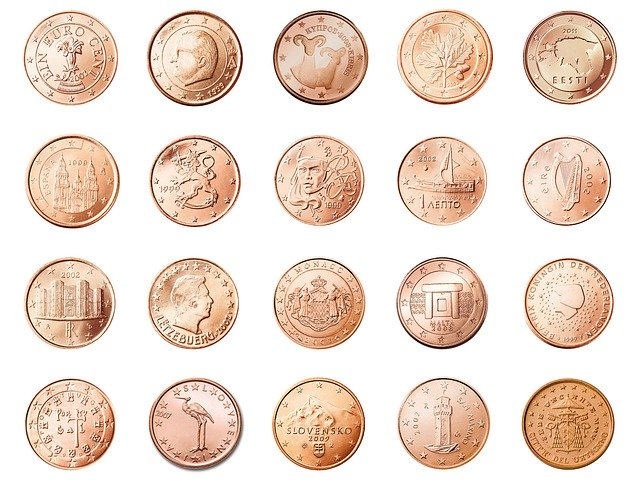
#> input picture Processamento de imagens/figures/moedas.jpg, 640 x 494 px
$ python Exercicio1.py
#> lines starting #> are read from the running program, lines starting #| are printed output that depends on the picture; after the words box and inside, x2 and y2 are one past the last pixel; in counts of white or black regions, pixels touching at a corner belong together
### importação da biblioteca opencv, matplotlib, numpy
import cv2
import matplotlib.pyplot as plt
import numpy as np

image = cv2.imread('../figures/moedas.jpg')
#> image is the input picture: shape (494, 640, 3); mean B, G, R 209.3, 221.5, 238.8
image = cv2.cvtColor(image, cv2.COLOR_BGR2RGB)
gray_image = cv2.cvtColor(image, cv2.COLOR_BGR2GRAY)
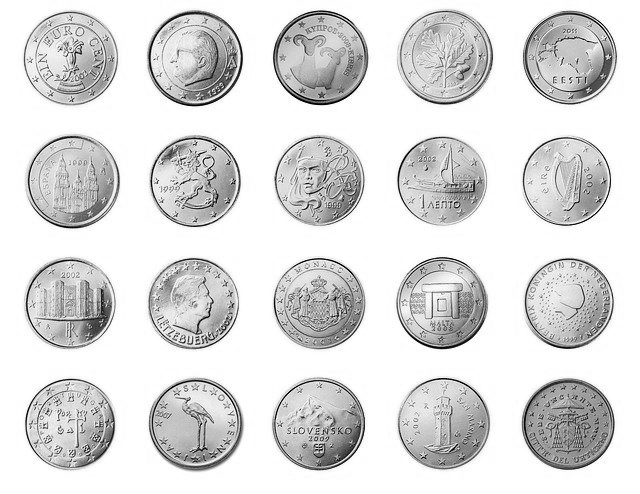
#> gray_image: shape (494, 640); min 1, max 255, mean 219.8

# aplicando a suavização da imagem com uma mascara 7x7  -  por que 7x7 da certo e valores muito próximos nao??
blur_image = cv2.blur(gray_image, (7, 7))
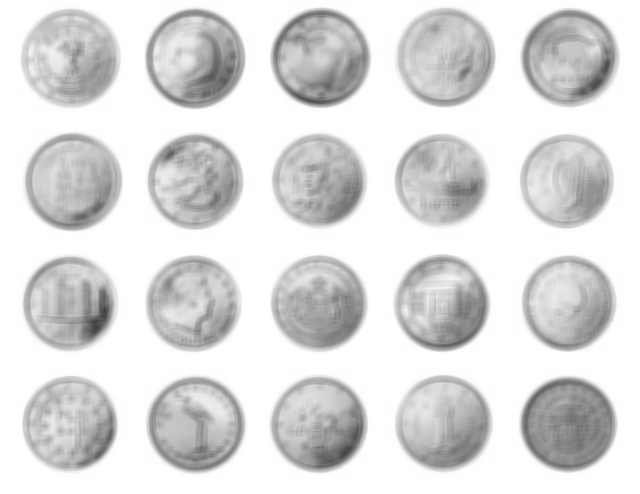
#> blur_image: shape (494, 640); min 63, max 255, mean 219.8
ret,binarized_image = cv2.threshold(blur_image,0,255,cv2.THRESH_BINARY+cv2.THRESH_OTSU)
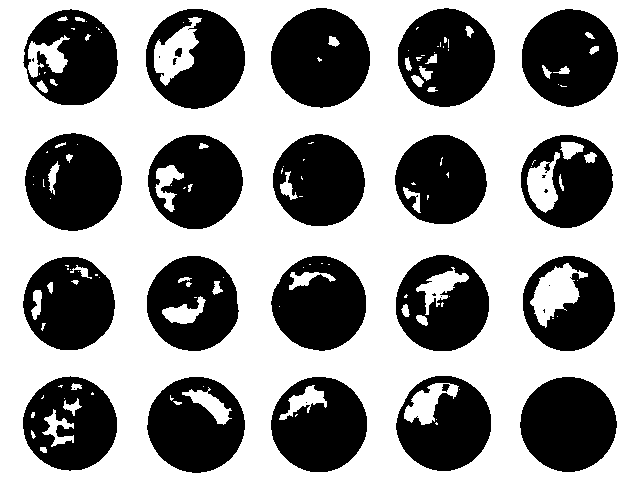
#> binarized_image: shape (494, 640); 59.9% white; 33 black regions (11 under 20 px), largest, box (x1, y1, x2, y2) and area: (271, 8, 370, 108) 7559, (520, 377, 617, 472) 7145, (25, 133, 122, 231) 7055
#> ret = 212
edges = cv2.Canny(binarized_image, 100, 200)
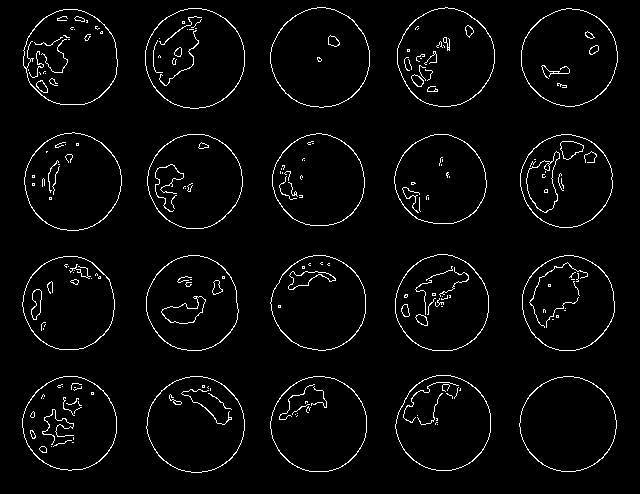
#> edges: shape (494, 640); 3.3% white in thin lines or dots, all inside (x1, y1, x2, y2) = (22, 7, 618, 473)
plt.imshow(edges, cmap='gray')
plt.show()


objetos, lx = cv2.findContours(edges, cv2.RETR_EXTERNAL, cv2.CHAIN_APPROX_SIMPLE)
#> objetos = 20 contours; largest, box (x1, y1, x2, y2) and area: (145, 8, 245, 109) 7782, (270, 7, 370, 108) 7672, (397, 7, 495, 107) 7422, (24, 132, 122, 231) 7340, (146, 376, 245, 473) 7308; lx = 20 rows, first 6: [1, -1, -1, -1], [2, 0, -1, -1], [3, 1, -1, -1], [4, 2, -1, -1], [5, 3, -1, -1], [6, 4, -1, -1]
print("Quantidade de moedas:", len(objetos))
#| Quantidade de moedas: 20

cv2.drawContours(image, objetos, -1, (255, 0, 0), 3)
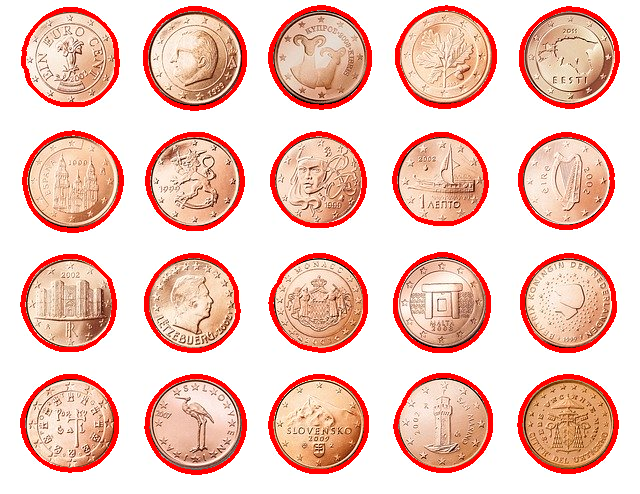
#> image: shape (494, 640, 3); mean R, G, B 240.2, 202.3, 190.9
plt.imshow(image)
plt.show()

$ run again, with Processamento de imagens/figures/bandeiras.jpg copied over Processamento de imagens/figures/moedas.jpg
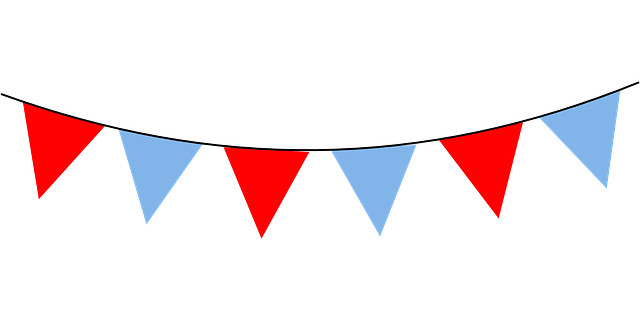
#> input picture Processamento de imagens/figures/bandeiras.jpg, 640 x 320 px
#> image is the input picture: shape (320, 640, 3); mean B, G, R 238.2, 235.3, 246.3
#> `ret,binarized_image = cv2.threshold(blur_image,0,255,cv2.THRESH_BINARY..`:
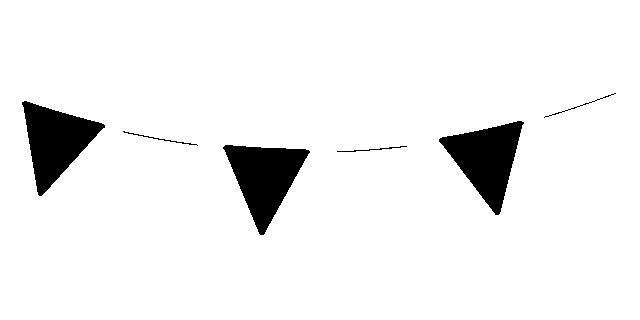
#> binarized_image: shape (320, 640); 94% white; 6 black regions, box (x1, y1, x2, y2) and area: (223, 145, 310, 235) 4040, (439, 121, 524, 215) 3979, (22, 101, 105, 196) 3932, (123, 131, 198, 146) 90, (337, 146, 407, 152) 79, (544, 93, 616, 118) 78
#> ret = 147
#> edges: shape (320, 640); 0.62% white in thin lines or dots, all inside (x1, y1, x2, y2) = (21, 92, 616, 235)
#> objetos = 30 contours, 26 with area under 20; largest, box (x1, y1, x2, y2) and area: (223, 144, 310, 235) 4084, (21, 100, 105, 196) 4001, (438, 120, 524, 215) 3997, (545, 92, 616, 118) 70; lx = 30 rows, first 6: [1, -1, -1, -1], [2, 0, -1, -1], [3, 1, -1, -1], [4, 2, -1, -1], [5, 3, -1, -1], [6, 4, -1, -1]
#| Quantidade de moedas: 30
#> `cv2.drawContours(image, objetos, -1, (255, 0, 0), 3)`:
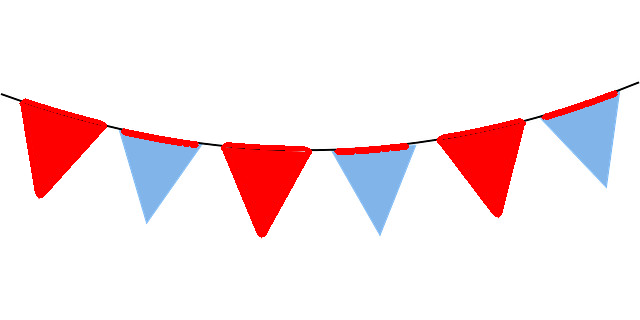
#> image: shape (320, 640, 3); mean R, G, B 248.1, 231.5, 234.1
